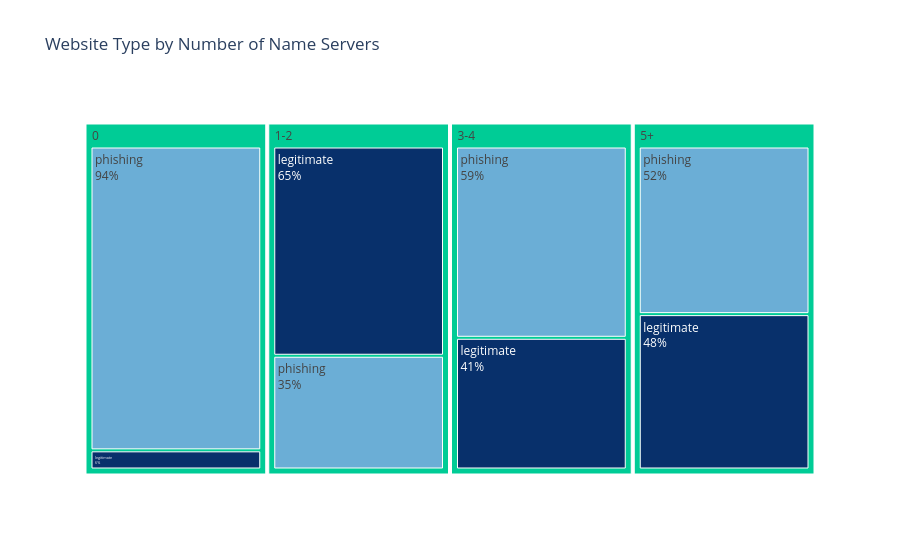

Here is the notebook cell this chart was saved with:
### Markdown cell above
##### Figure: Website Type by DNS Resolvability

Domains that cannot be resolved through DNS are almost always phishing (95.7%), while resolvable domains split close to evenly (50.5% legitimate). DNS resolvability is one of the strongest indicators in the dataset. Based on 60,000 labeled URLs

### Code cell
import plotly.express as px

palette = {
    "legitimate": "#08306b",   # dark blue
    "phishing": "#6baed6"      # light blue
}

bucket_order = ['0', '1-2', '3-4', '5+']

# Build a long-format dataframe: bucket, label, percentage
ct2 = pd.crosstab(df['ns_bucket'], df['label'], normalize='index') * 100
ct2 = ct2.reindex(bucket_order)

treemap_df = ct2.reset_index().melt(id_vars='ns_bucket', 
                                      value_vars=['legitimate', 'phishing'],
                                      var_name='label', value_name='percentage')

fig = px.treemap(
    treemap_df,
    path=['ns_bucket', 'label'],
    values='percentage',
    color='label',
    color_discrete_map=palette,
    title='Website Type by Number of Name Servers'
)

fig.update_traces(textinfo='label+percent parent')
fig.show()

### Figure 1 — Plotly figure (JSON) as saved in the notebook; plotly's stock layout.template omitted (floating-point values rounded to 4 significant figures)
{"data": [{"branchvalues": "total", "customdata": [["legitimate"], ["legitimate"], ["legitimate"], ["legitimate"], ["phishing"], ["phishing"], ["phishing"], ["phishing"], ["(?)"], ["(?)"], ["(?)"], ["(?)"]], "domain": {"x": [0, 1], "y": [0, 1]}, "hovertemplate": "labels=%{label}<br>percentage=%{value}<br>parent=%{parent}<br>id=%{id}<br>label=%{customdata[0]}<extra></extra>", "ids": ["0/legitimate", "1-2/legitimate", "3-4/legitimate", "5+/legitimate", "0/phishing", "1-2/phishing", "3-4/phishing", "5+/phishing", "0", "1-2", "3-4", "5+"], "labels": ["legitimate", "legitimate", "legitimate", "legitimate", "phishing", "phishing", "phishing", "phishing", "0", "1-2", "3-4", "5+"], "marker": {"colors": ["#08306b", "#08306b", "#08306b", "#08306b", "#6baed6", "#6baed6", "#6baed6", "#6baed6", "#00cc96", "#00cc96", "#00cc96", "#00cc96"]}, "name": "", "parents": ["0", "1-2", "3-4", "5+", "0", "1-2", "3-4", "5+", "", "", "", ""], "textinfo": "label+percent parent", "type": "treemap", "values": [5.931, 64.79, 40.78, 48.1, 94.07, 35.21, 59.22, 51.9, 100, 100, 100, 100]}], "layout": {"legend": {"tracegroupgap": 0}, "title": {"text": "Website Type by Number of Name Servers"}}}
